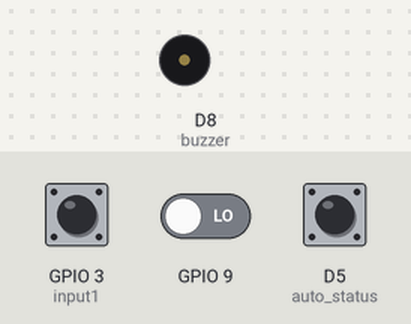
The sketch below on a simulated ESP8266 (NodeMCU). On the bench: buzzer (waves = sounding, pin HIGH). The test bench sets the inputs (shaded band); at power-on: GPIO 3 (input1) HIGH, GPIO 9 LOW, D5 (auto_status) HIGH. EEPROM starts erased; what the sketch prints to the serial monitor is not drawn.

Above: at 4.0 s.
4.1 s: GPIO 3 (input1) pulled LOW for 1.15 s
At 6.2 s:
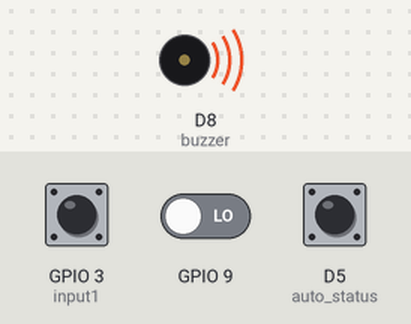
6.7 s: GPIO 3 (input1) pulled LOW for 1.15 s
At 8.8 s:
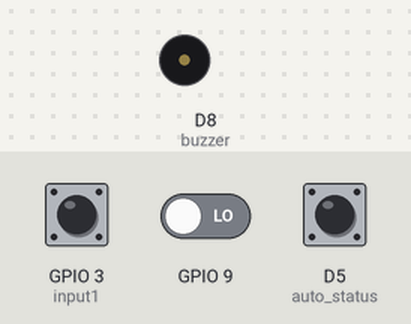
Timing chart, 0 to 10.3 s (numbered marks = the images above; inputs shaded):
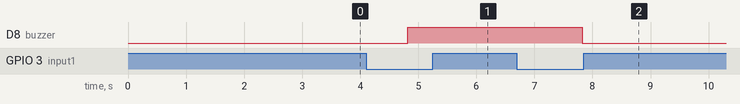

The sketch:

motor_control_v1_wireless.ino
```cpp
#include <EEPROM.h>

int addr1 = 0;
int addr2 = 1;
int value1 = 1;
int value2 = 2;
byte memval1;
byte memval2;

const int buzzer = D8;
const int auto_status = D5;
const int input1 = D9;
int ot_sensorcount=0;
int ut_sensorcount=0;

int motor_status=0;
int motor_status_manual=0;
int motor_time=0;
int empty_start=0;
int value_count=0;
int motor_duration=3;
int motor_stoptime=0;
long duration;
float distanceCm;
float distanceInch;
int tank_size, len;
float cap;
int cap1;
int count=0;
int sound=0;
int stop_button=0;

void setup() {
  Serial.begin(115200); // Starts the serial communication
  EEPROM.begin(512);
  pinMode(input1, INPUT_PULLUP);
  pinMode(buzzer, OUTPUT);
  pinMode(auto_status, INPUT_PULLUP);
  digitalWrite(buzzer, LOW);
  int n9=digitalRead(9);
  delay(1000);
  memval1=EEPROM.read(addr1);
  motor_duration=memval1;
  if(motor_duration<1 || motor_duration>12){
    motor_duration=3;
  }


  int temp_count=0;
  while(digitalRead(input1)==0){
    temp_count=temp_count+1;
    Serial.println(temp_count);
    if(temp_count>=3){
      Serial.println("Change...!");
      if(motor_duration<12){
        motor_duration=motor_duration+1;
      }else{
        motor_duration=1;
      }
      temp_count=0;
      Serial.print("Motor Duration:");
      Serial.println(motor_duration);

      EEPROM.write(addr1, motor_duration);
      if (EEPROM.commit()) {
      Serial.println("EEPROM successfully committed");
      } else {
      Serial.println("ERROR! EEPROM commit failed");
      }

      if(motor_duration<1 || motor_duration>12){
        motor_duration=3;
      }

      for(int i=0;i<motor_duration;i++){
        tank_blinkall();
      }
    }
    delay(1000);
  }

  if(motor_duration<1 || motor_duration>12){
        motor_duration=3;
  }

  digitalWrite(buzzer,LOW);
  //Set motor time duration*5
  motor_time=(motor_duration*60)*5;
  empty_start=0;

  if(digitalRead(auto_status)==0){
    motor_status=1;
    digitalWrite(buzzer,HIGH);
  }

  for(int i=0;i<motor_duration;i++){
    tank_blinkall();
  }

}

void tank_blinkall(){
     digitalWrite(D4,HIGH);
     digitalWrite(D7,HIGH);
     delay(300);
     digitalWrite(D4,LOW);
     digitalWrite(D7,LOW);
     delay(300);
}


void loop() {
  Serial.println("=========================================");
  Serial.print("Motor Status:");
  Serial.println(motor_status);
  Serial.print("Motor Duration:");
  Serial.println(motor_duration);
  Serial.print("Motor Time:");
  Serial.println(motor_time);
  Serial.print("HighWater Tank Status:");
  //Serial.println(ot_sensorstatus);
  Serial.print("LowWater Status:");
  //Serial.println(ut_sensorstatus);

  /*
  if(ot_sensorstatus==0){
    digitalWrite(ot_status,HIGH);
  }else{
    digitalWrite(ot_status,LOW);
  } */

  if(digitalRead(input1)==0){
    Serial.println("Button Clicked...!");
    if(motor_status_manual==0){
      digitalWrite(buzzer,HIGH);
      motor_status_manual=1;
      motor_status=1;
      delay(2000);
    }else{
      if(motor_status_manual==1){
        digitalWrite(buzzer,LOW);
        Serial.println("Motor is now stopped..!");
        motor_status_manual=0;
        motor_status=0;
        motor_time=(motor_duration*60)*10;
        delay(2000);
      }
    }
  }

  if(digitalRead(buzzer)==1){
   motor_time=motor_time-1;
   Serial.println("Motor Running..!");
   if(motor_time<=0){
    Serial.print("Sensor Count:");
    Serial.println(ot_sensorcount);
    Serial.println("Tank Full or Timed Out..!");
    ot_sensorcount=ot_sensorcount+1;
      if(ot_sensorcount>=5){
        digitalWrite(buzzer, LOW);
        motor_status=0;
        ot_sensorcount=0;
        motor_time=(motor_duration*60)*10;
      }else{
      //ot_sensorcount=0;
      }
   }else{
    ot_sensorcount=0;
   }
  }

   //motor_start();
    delay(1000);
    count=count+1;
 }
```

Measured:
- after the input at 4.1 s, D8 (buzzer): LOW → HIGH after 0.72 s
- after the input at 6.7 s, D8 (buzzer): HIGH → LOW after 1.1 s
